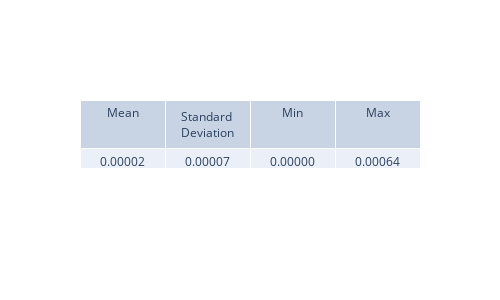

Notebook code for this chart:
### Code cell
plt.figure(figsize=(8, 6), dpi=200)
psi_sq_diff = np.abs(psi_sq - psi_sq_analytical)
view_metrics(psi_sq_diff)

plt.pcolormesh(x_values, t_values, psi_sq_diff.transpose(), shading="auto")
plt.colorbar(label='∆|psi(x,t)|^2')
plt.xlabel('x')
plt.ylabel('t')
plt.title('Absolute error of |psi|^2')
plt.show()

### Figure 1 — Plotly figure (JSON) as saved in the notebook; plotly's stock layout.template omitted (floating-point values rounded to 4 significant figures)
{"data": [{"cells": {"values": [["0.00002"], ["0.00007"], ["0.00000"], ["0.00064"]]}, "header": {"values": ["Mean", "Standard Deviation", "Min", "Max"]}, "type": "table"}], "layout": {"height": 300, "width": 500}}
